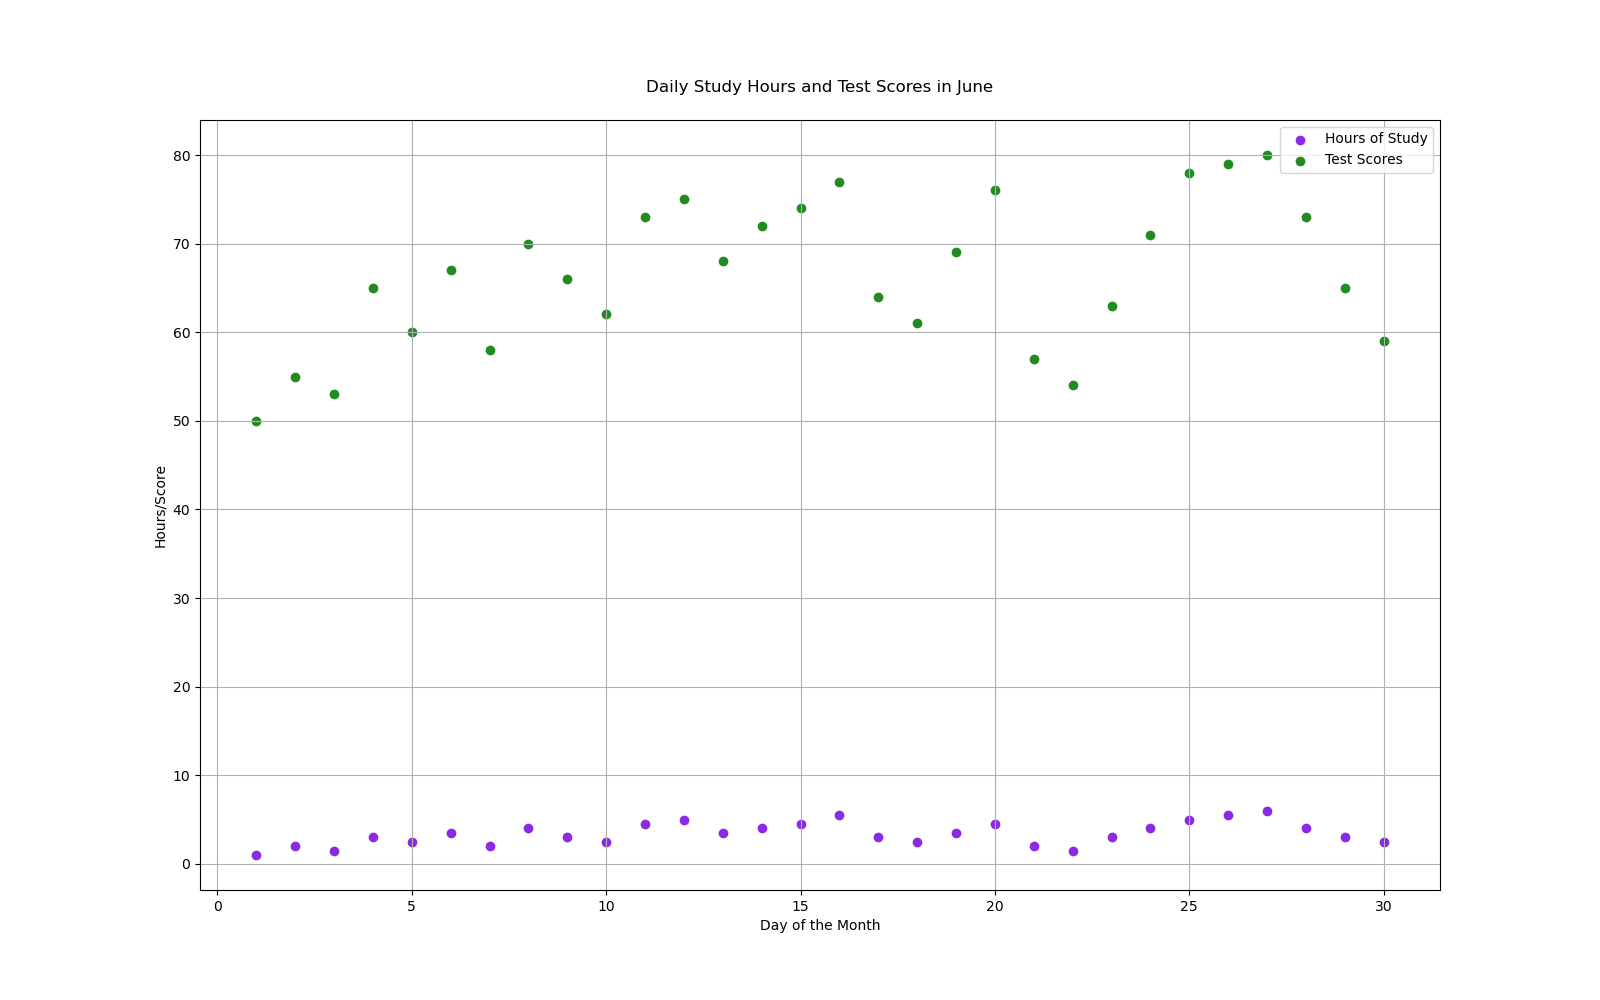

Generate this figure with Python:

import matplotlib.pyplot as plt

# Data for plotting
days = [1, 2, 3, 4, 5, 6, 7, 8, 9, 10, 11, 12, 13, 14, 15, 16, 17, 18, 19, 20, 21, 22, 23, 24, 25, 26, 27, 28, 29, 30]
hours_of_study = [1, 2, 1.5, 3, 2.5, 3.5, 2, 4, 3, 2.5, 4.5, 5, 3.5, 4, 4.5, 5.5, 3, 2.5, 3.5, 4.5, 2, 1.5, 3, 4, 5, 5.5, 6, 4, 3, 2.5]
test_scores = [50, 55, 53, 65, 60, 67, 58, 70, 66, 62, 73, 75, 68, 72, 74, 77, 64, 61, 69, 76, 57, 54, 63, 71, 78, 79, 80, 73, 65, 59]

# Create a scatterplot
plt.figure(figsize=(16, 10))
plt.scatter(days, hours_of_study, c="#8A2BE2", label="Hours of Study")
plt.scatter(days, test_scores, c="#228B22", label="Test Scores")

# Customize the chart
plt.title("Daily Study Hours and Test Scores in June", pad=20)
plt.xlabel("Day of the Month")
plt.ylabel("Hours/Score")
plt.legend(loc='upper right')
plt.grid(True)

# Show the scatterplot
plt.show()
